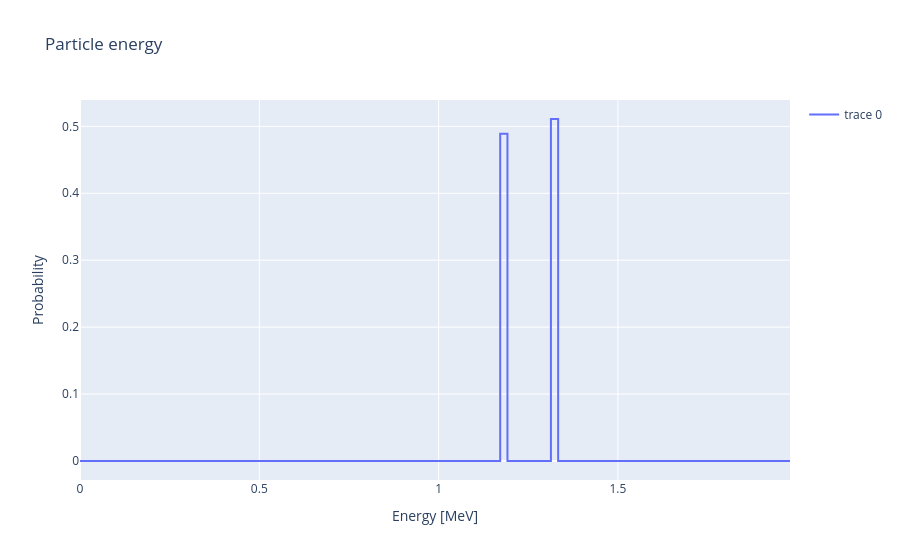

Notebook code cell kept with this figure:
### Markdown cell above
this next code block runs openmc and creates a file containing information on the initial particles. The energy information is the extracted and plotted.

A few extra parameters are used here to specifiy the number of particles in the inital source and the energy bins of the histogram

### Code cell
# remove any other xml files so that openmc reads the correct xml files
!rm *.xml || true

# number_of_particles can be increased to sample more particles and the histogram resoluton can be changed
plot_source_energy(
    this=my_source,
    n_samples=1000,
    energy_bins=np.linspace(0, 2e6, 100)
)

# this time we are setting the number of energy bins for the plot

### Figure 1 — Plotly figure (JSON) as saved in the notebook; plotly's stock layout.template omitted (floating-point values rounded to 4 significant figures)
{"data": [{"hoverinfo": "text", "line": {"shape": "hv"}, "type": "scatter", "x": [0.0, 0.0202, 0.0404, 0.06061, 0.08081, 0.101, 0.1212, 0.1414, 0.1616, 0.1818, 0.202, 0.2222, 0.2424, 0.2626, 0.2828, 0.303, 0.3232, 0.3434, 0.3636, 0.3838, 0.404, 0.4242, 0.4444, 0.4646, 0.4848, 0.5051, 0.5253, 0.5455, 0.5657, 0.5859, 0.6061, 0.6263, 0.6465, 0.6667, 0.6869, 0.7071, 0.7273, 0.7475, 0.7677, 0.7879, 0.8081, 0.8283, 0.8485, 0.8687, 0.8889, 0.9091, 0.9293, 0.9495, 0.9697, 0.9899, 1.01, 1.03, 1.051, 1.071, 1.091, 1.111, 1.131, 1.152, 1.172, 1.192, 1.212, 1.232, 1.253, 1.273, 1.293, 1.313, 1.333, 1.354, 1.374, 1.394, 1.414, 1.434, 1.455, 1.475, 1.495, 1.515, 1.535, 1.556, 1.576, 1.596, 1.616, 1.636, 1.657, 1.677, 1.697, 1.717, 1.737, 1.758, 1.778, 1.798, 1.818, 1.838, 1.859, 1.879, 1.899, 1.919, 1.939, 1.96, 1.98], "y": [0.0, 0.0, 0.0, 0.0, 0.0, 0.0, 0.0, 0.0, 0.0, 0.0, 0.0, 0.0, 0.0, 0.0, 0.0, 0.0, 0.0, 0.0, 0.0, 0.0, 0.0, 0.0, 0.0, 0.0, 0.0, 0.0, 0.0, 0.0, 0.0, 0.0, 0.0, 0.0, 0.0, 0.0, 0.0, 0.0, 0.0, 0.0, 0.0, 0.0, 0.0, 0.0, 0.0, 0.0, 0.0, 0.0, 0.0, 0.0, 0.0, 0.0, 0.0, 0.0, 0.0, 0.0, 0.0, 0.0, 0.0, 0.0, 0.489, 0.0, 0.0, 0.0, 0.0, 0.0, 0.0, 0.511, 0.0, 0.0, 0.0, 0.0, 0.0, 0.0, 0.0, 0.0, 0.0, 0.0, 0.0, 0.0, 0.0, 0.0, 0.0, 0.0, 0.0, 0.0, 0.0, 0.0, 0.0, 0.0, 0.0, 0.0, 0.0, 0.0, 0.0, 0.0, 0.0, 0.0, 0.0, 0.0, 0.0]}], "layout": {"showlegend": true, "title": {"text": "Particle energy"}, "xaxis": {"title": {"text": "Energy [MeV]"}, "type": "linear"}, "yaxis": {"title": {"text": "Probability"}, "type": "linear"}}}
